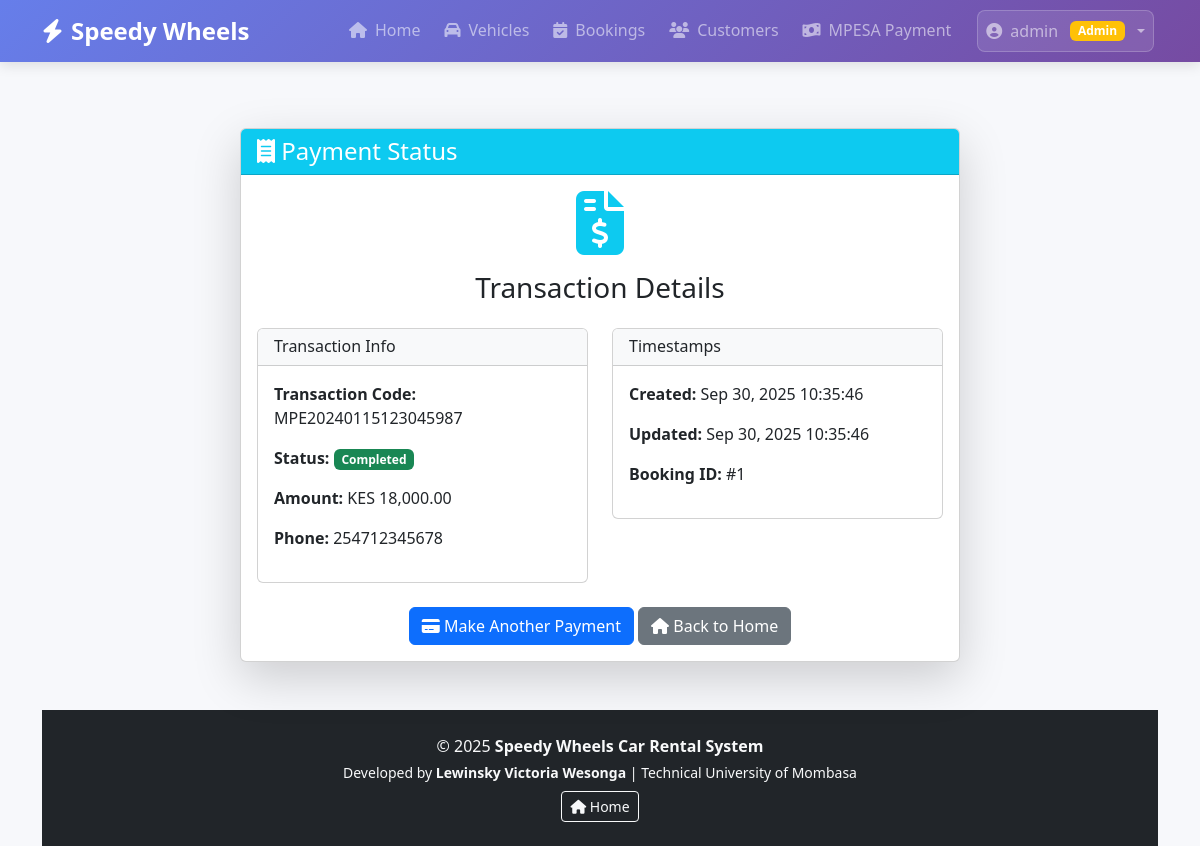
Screenshot of /src/modules/payments/payment_status.php?transaction_code=MPE20240115123045987 (signed in) with the database file from the repository.
### tables this page shows
CREATE TABLE mpesa_transactions (
    id INT PRIMARY KEY AUTO_INCREMENT,
    transaction_code VARCHAR(50) UNIQUE NOT NULL,
    phone VARCHAR(15) NOT NULL,
    amount DECIMAL(10,2) NOT NULL,
    booking_id INT,
    status ENUM('pending', 'completed', 'failed') DEFAULT 'pending',
    created_at TIMESTAMP DEFAULT CURRENT_TIMESTAMP,
    updated_at TIMESTAMP DEFAULT CURRENT_TIMESTAMP ON UPDATE CURRENT_TIMESTAMP,
    INDEX idx_transaction_code (transaction_code),
    INDEX idx_phone (phone),
    INDEX idx_status (status),
    INDEX idx_booking (booking_id)
);

### src/modules/payments/mpesa_processor.php (called while the page is built, shortened)
<?php
class MpesaProcessor {
    private $pdo;
    public function __construct() {
        try {
            $this->pdo = new PDO(
                "mysql:host=localhost;dbname=speedy_wheels;charset=utf8mb4",
                "root",
                "",
                [PDO::ATTR_ERRMODE => PDO::ERRMODE_EXCEPTION]
            );
        } catch (PDOException $e) {
            throw new Exception("Database connection failed: " . $e->getMessage());
        }
    }
    public function getTransactionStatus($transactionCode) {
        try {
            $stmt = $this->pdo->prepare("
                SELECT * FROM mpesa_transactions
                WHERE transaction_code = ?
            ");
            $stmt->execute([$transactionCode]);
            $transaction = $stmt->fetch(PDO::FETCH_ASSOC);
            return $transaction ?: ['status' => 'not_found'];
        } catch (Exception $e) {
            return ['status' => 'error', 'message' => $e->getMessage()];
        }
    }
}
?>

### src/modules/payments/payment_status.php (the view, shortened to what this page needs)
<?php
require_once "mpesa_processor.php";
$transaction_code = $_GET['transaction_code'] ?? '';
require_once "../../includes/header.php";
$mpesa = new MpesaProcessor();
$transaction = $mpesa->getTransactionStatus($transaction_code);
?>
<div class="container mt-4">
    <div class="row justify-content-center">
        <div class="col-md-8">
            <div class="card shadow-lg">
                <div class="card-header bg-info text-white">
                    <h4 class="mb-0"><i class="fas fa-receipt"></i> Payment Status</h4>
                </div>
                <div class="card-body">
                    <?php if ($transaction && $transaction['status'] !== 'not_found'): ?>
                        <div class="text-center mb-4">
                            <i class="fas fa-file-invoice-dollar fa-4x text-info mb-3"></i>
                            <h3>Transaction Details</h3>
                        </div>
                        <div class="row">
                            <div class="col-md-6">
                                <div class="card">
                                    <div class="card-header bg-light">
                                        <h6 class="mb-0">Transaction Info</h6>
                                    </div>
                                    <div class="card-body">
                                        <p><strong>Transaction Code:</strong> <?php echo htmlspecialchars($transaction['transaction_code']); ?></p>
                                        <p><strong>Status:</strong>
                                            <span class="badge bg-<?php echo $transaction['status'] == 'completed' ? 'success' : 'warning'; ?>">
                                                <?php echo ucfirst($transaction['status']); ?>
                                            </span>
                                        </p>
                                        <p><strong>Amount:</strong> KES <?php echo number_format($transaction['amount'], 2); ?></p>
                                        <p><strong>Phone:</strong> <?php echo htmlspecialchars($transaction['phone']); ?></p>
                                    </div>
                                </div>
                            </div>
                            <div class="col-md-6">
                                <div class="card">
                                    <div class="card-header bg-light">
                                        <h6 class="mb-0">Timestamps</h6>
                                    </div>
                                    <div class="card-body">
                                        <p><strong>Created:</strong> <?php echo date('M j, Y H:i:s', strtotime($transaction['created_at'])); ?></p>
                                        <?php if ($transaction['updated_at']): ?>
                                            <p><strong>Updated:</strong> <?php echo date('M j, Y H:i:s', strtotime($transaction['updated_at'])); ?></p>
                                        <?php endif; ?>
                                        <p><strong>Booking ID:</strong> #<?php echo htmlspecialchars($transaction['booking_id']); ?></p>
                                    </div>
                                </div>
                            </div>
                        </div>
                    <?php endif; ?>
                    <div class="mt-4 text-center">
                        <a href="payment.php" class="btn btn-primary">
                            <i class="fas fa-credit-card"></i> Make Another Payment
                        </a>
                        <a href="<?php echo base_url('index.php'); ?>" class="btn btn-secondary">
                            <i class="fas fa-home"></i> Back to Home
                        </a>
                    </div>
                </div>
            </div>
        </div>
    </div>
</div>
<?php require_once "../../includes/footer.php"; ?>

### src/includes/header.php (style rules this page uses)
:root { --primary-gradient: linear-gradient(135deg, #667eea 0%, #764ba2 100%); --primary-gradient-hover: linear-gradient(135deg, #5a6fd8 0%, #6a4190 100%); --shadow: 0 4px 12px rgba(0,0,0,0.1); }
body { background: #f7f8fb; padding-top: 80px; min-height: 100vh; display: flex; flex-direction: column; }

### rows the page displays
mpesa_transactions: transaction_code "MPE20240115123045987", status "Completed", amount "18,000.00", phone "254712345678", created_at "Sep 30, 2025 10:35:46", updated_at "Sep 30, 2025 10:35:46", booking "1"

### other values shown
$item['title'] "Home"
$item['title'] "Vehicles"
$item['title'] "Bookings"
$item['title'] "Customers"
$item['title'] "MPESA Payment"
getCurrentUsername() "admin"
